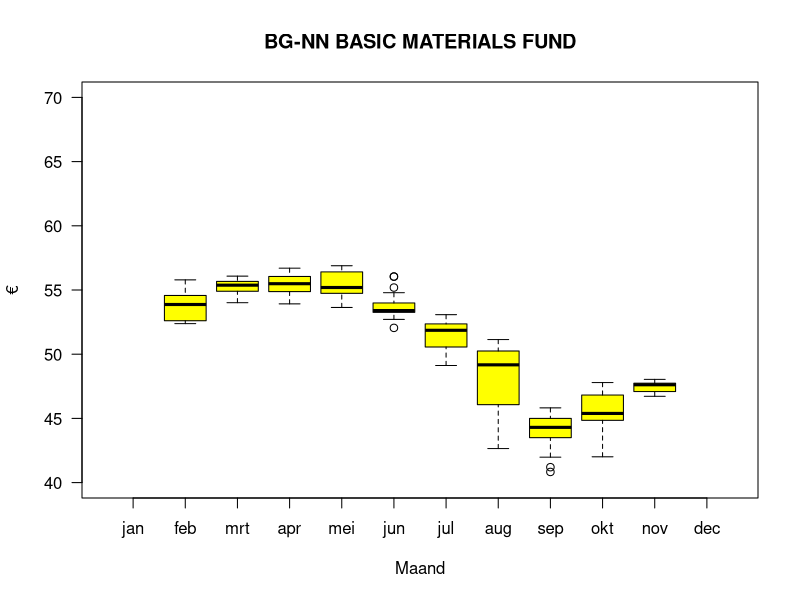
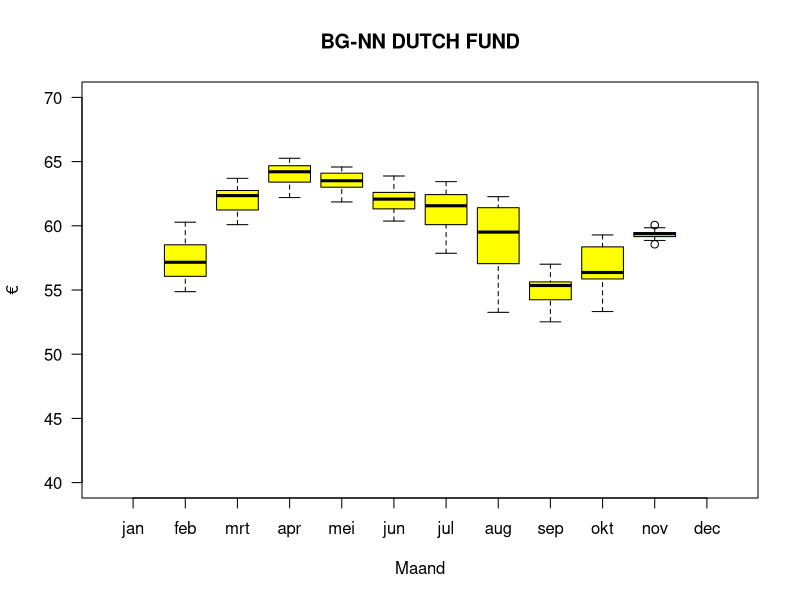

Reproduce these figures in R, in order.
MyData <- read.csv(file="Data/BG-NN BASIC MATERIALS FUND.csv", header=TRUE, sep=";")
fMAAND <- factor(MyData$MAAND, 
                 levels = c("jan",
                            "feb",
                            "mrt",
                            "apr",
                            "mei",
                            "jun",
                            "jul",
                            "aug",
                            "sep",
                            "okt",
                            "nov",
                            "dec"
                 )
)
boxplot(WAARDE~fMAAND,
        data=MyData,
        main=toupper("BG-NN BASIC MATERIALS FUND"),
        font.main=3,
        cex.main=1.2,
        xlab="Maand",
        las=1,
        ylim=c(40.0, 70.0), 
        ylab="€",
        font.lab=3,
        col="yellow",
        outline = TRUE
)

MyData <- read.csv(file="Data/BG-NN DUTCH FUND.csv", header=TRUE, sep=";")
fMAAND <- factor(MyData$MAAND, 
                 levels = c("jan",
                            "feb",
                            "mrt",
                            "apr",
                            "mei",
                            "jun",
                            "jul",
                            "aug",
                            "sep",
                            "okt",
                            "nov",
                            "dec"
                 )
)
boxplot(WAARDE~fMAAND,
        data=MyData,
        main=toupper("BG-NN DUTCH FUND"),
        font.main=3,
        cex.main=1.2,
        xlab="Maand",
        las=1,
        ylim=c(40.0, 70.0), 
        ylab="€",
        font.lab=3,
        col="yellow",
        outline = TRUE
)
